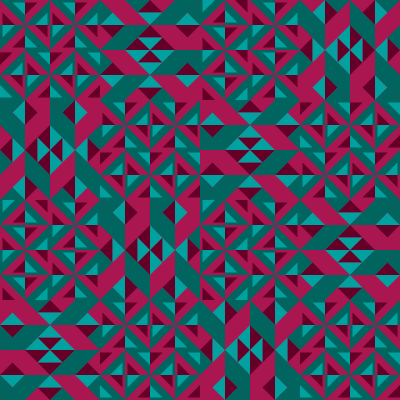
Frame 1 (no input)
Frame 60 (no input): identical to frame 1, image omitted
Frame 120 (the mouse pressed at the canvas centre since frame 60): identical to frame 1, image omitted

The p5.js sketch that drew this single still picture (run headless with seeded random() and noise() and a simulated clock; from frame 60 on, the mouse is pressed at the canvas centre):

// p5.js sketch
// ── sketch.js
function setup() {
  createCanvas(400, 400);
  angleMode (DEGREES)
}

function draw() {
 background (169,22,80);
  
  push();
  translate(350,350);
  scale(1/4)
  modulo1();
  pop();
  
  push();
  translate(250,350)
  scale(1/4)
  modulo2();
  pop();
  
  push();
  translate(150,350);
  scale(1/4);
  modulo1();
  pop();
  
  push();
  translate(50,350);
  scale(1/4);
  rotate(90)
  modulo2();
  pop();
  
  push();
  translate(50,250);
  scale(1/4);
  rotate(90);
  modulo1();
  pop();
  
  push();
  translate(150,250);
  scale(1/4);
  rotate(180)
  modulo2();
  pop();
  
  push();
  translate(250,250);
  rotate(90);
  scale(1/4);
  modulo1();
  pop();
  
  push();
  translate(350,250);
  rotate(270);
  scale(1/4);
  modulo2();
  pop();
  
  push();
  translate(50,150);
  rotate(180);
  scale(1/4);
  modulo2();
  pop();
  
  push();
  translate(150,150);
  rotate();
  scale(1/4);
  modulo1();
  pop();
  
  push();
  translate(250,150);
  rotate(90);
  scale(1/4);
  modulo2();
  pop();
  
  push();
  translate(350,150);
  rotate(180);
  scale(1/4);
  modulo1();
  pop();
  
  push();
  translate(150,50);
  rotate(270);
  scale(1/4);
  modulo2();
  pop();
  
  push();
  translate(50,50);
  rotate();
  scale(1/4);
  modulo1();
  pop();
  
  push();
  translate(250,50);
  rotate(90);
  scale(1/4);
  modulo1();
  pop();
  
  push();
  translate(350,50);
  rotate();
  scale(1/4);
  modulo2();
  pop();
  
  
  
}

function modulo1() {
  push();
  translate (-200,-200);
  noStroke ();
  fill (0,100,95);
  triangle (0,0,100,0,100,100);
  triangle (0,100,0,200,100,100);
  triangle (0,300,100,200,100,300);
  triangle (0,400,100,400,0,300);
  triangle (100,100,200,100,200,0);
  triangle (100,100,100,200,200,200);
  triangle (200,200,100,200,100,100);
  triangle (100,200,200,200,200,300);
  triangle (100,300,100,400,200,300);
  triangle (200,0,300,0,300,100);
  triangle (200,100,200,200,300,100);
  triangle (300,200,300,300,200,300);
  triangle (200,300,200,400,300,400);
  triangle (400,0,400,100,300,100);
  triangle (300,100,300,200,400,200);
  triangle (400,200,300,200,400,300);
  triangle (300,300,400,300,300,400);
  noStroke ();
  fill (100,0,40);
  triangle (10,100,60,100,10,50);
  triangle (100,10,100,60,150,10);
  triangle (210,50,210,100,260,100);
  triangle (300,10,300,60,350,10);
  triangle (100,190,100,140,50,190);
  triangle (190,100,140,100,190,150);
  triangle (300,140,300,190,250,190);
  triangle (390,100,390,150,340,100);
  triangle (0,210,50,210,0,260);
  triangle (110,250,110,300,160,300);
  triangle (250,210,200,210,200,260);
  triangle (310,300,310,250,360,300);
  triangle (40,300,90,300,90,350);
  triangle (200,390,150,390,200,340);
  triangle (240,300,290,300,290,350);
  triangle (400,340,400,390,350,390);
  noStroke ();
  fill (0,161,159);
  triangle (100,10,100,60,50,10);
  triangle (190,100,190,50,140,100);
  triangle (300,10,250,10,300,60);
  triangle (390,50,390,100,340,100);
  triangle (10,100,10,150,60,100);
  triangle (100,140,100,190,150,190);
  triangle (210,100,210,150,260,100);
  triangle (300,140,300,190,350,190);
  triangle (90,300,90,250,40,300);
  triangle (200,210,150,210,200,260);
  triangle (290,300,290,250,240,300);
  triangle (350,210,400,210,400,260);
  triangle (0,390,0,340,50,390);
  triangle (110,300,160,300,110,350);
  triangle (200,340,200,390,250,390);
  triangle (310,300,360,300,310,350);
  pop();
}


 function modulo2() { 
  push();
  translate (-200,-200);
  noStroke()
  fill (100,0,40);
  triangle (200,200,200,300,250,250);
  triangle (200,100,200,200,250,150);
  triangle (300,200,250,150,250,250);
  triangle (150,150,200,200,150,250);
  triangle (250,350,300,300,300,400);
  triangle (150,350,100,300,100,400);
  triangle (50,150,0,200,50,250);
  triangle (100,100,100,0,150,50);
  triangle (350,150,350,250,400,200);
  triangle (300,100,300,0,250,50);
  fill (0,161,159);
  triangle (200,200,200,300,150,250);
  triangle (200,100,150,150,200,200);
  triangle (200,200,250,150,250,250);
  triangle (100,200,150,150,150,250);
  triangle (300,300,300,400,350,350);
  triangle (100,300,50,350,100,400);
  triangle (100,200,50,150,50,250);  
  triangle (50,50,100,100,100,0);
  triangle (300,200,350,250,350,150);
  triangle (300,100,350,50,300,0); 
  fill (0,100,95)
  triangle (300,0,350,50,400,0);
  triangle (300,400,350,350,400,400);
  triangle (100,400,150,350,200,400);
  triangle (100,0,150,50,200,0);
  triangle (0,200,50,250,0,300);
  quad (300,200,300,300,400,400,400,300);
  triangle (400,100,400,200,350,150);
  quad (0,0,0,100,100,200,100,100);
  quad (200,0,200,100,300,200,300,100);
  quad (100,200,100,300,200,400,200,300);
  pop ();
}
   
   
